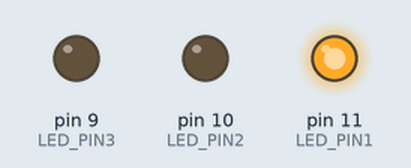
Simulated run of this sketch. Board: Arduino Uno, built with avr-gcc and run on an emulated ATmega328P. Shown: output pins drawn as LEDs (lit = HIGH).

Above: at 0.15 s.
At 0.75 s:
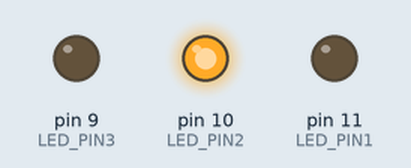
At 2.55 s:
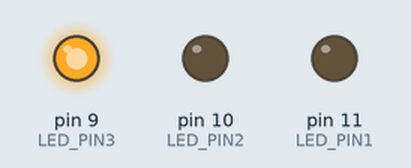
At 4.3 s:
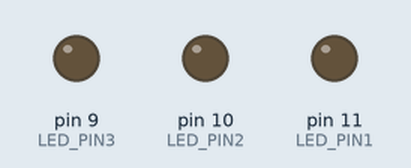
Timing chart, 0 to 6.2 s (numbered marks = the images above):
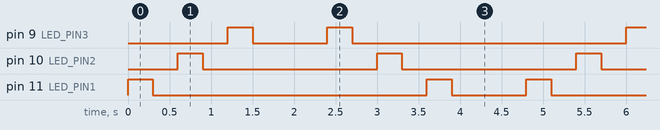

Measured:
- by itself, pin 9 (LED_PIN3): repeats every 4.8 s: LOW 0.90 s, HIGH 0.30 s, LOW 3.3 s, HIGH 0.30 s
- by itself, pin 10 (LED_PIN2): alternates HIGH for 0.30 s and LOW for 2.1 s
- by itself, pin 11 (LED_PIN1): repeats every 4.8 s: LOW 3.3 s, HIGH 0.30 s, LOW 0.90 s, HIGH 0.30 s

The sketch:

es3.ino
```cpp
#define LED_PIN1 11
#define LED_PIN2 10
#define LED_PIN3 9

int value = 0;
int increment = 1;
int myPins[3] = {LED_PIN1, LED_PIN2, LED_PIN3};

void setup() {
  // put your setup code here, to run once:
  for (int i = 0; i < 3; i++) {
    pinMode(myPins[i], OUTPUT);
  }
}


void loop() {
  // put your main code here, to run repeatedly:

  if(value>=3 || value <0){
    increment = -increment;
  }
  digitalWrite(myPins[value],HIGH);
  delay(300);

  digitalWrite(myPins[value],LOW);

  value=value+increment;
  delay(300);


}
```
